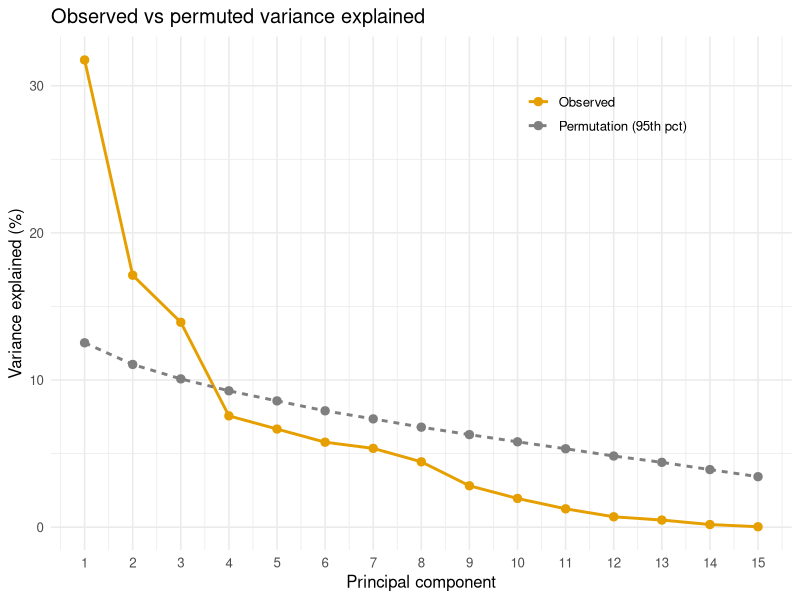
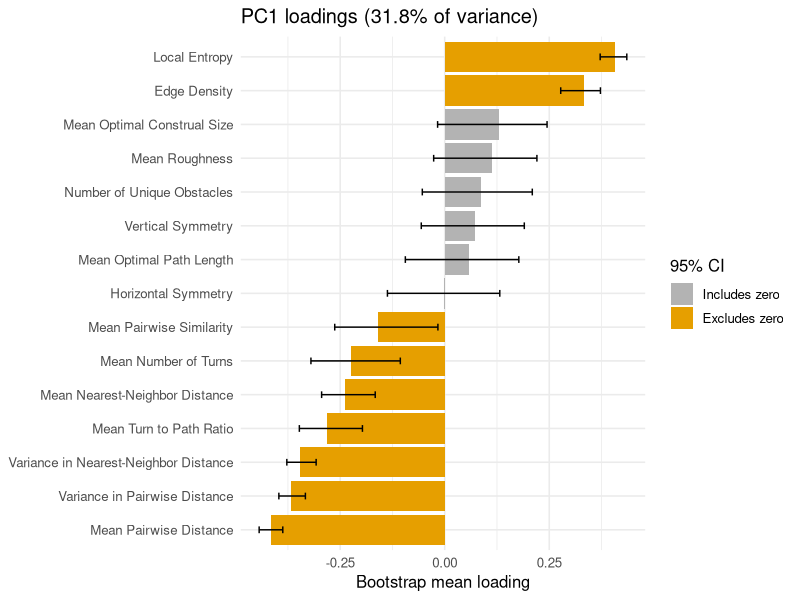
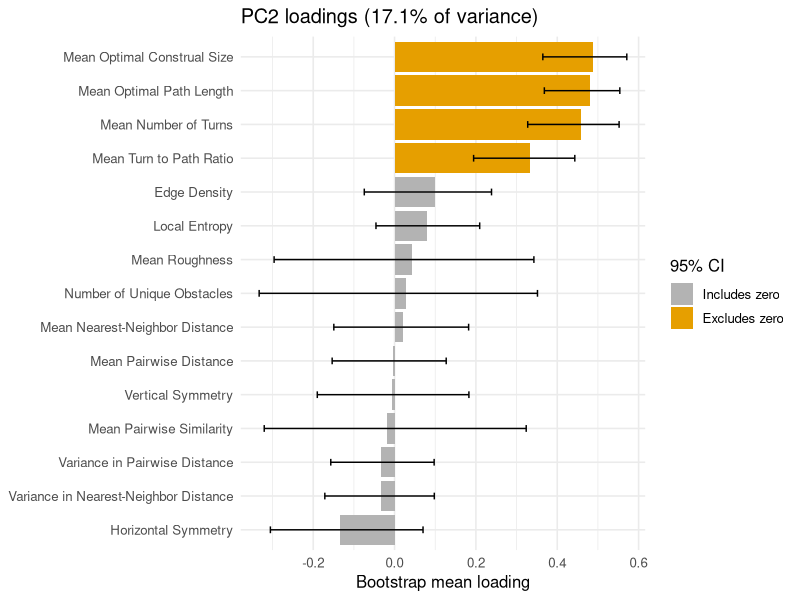
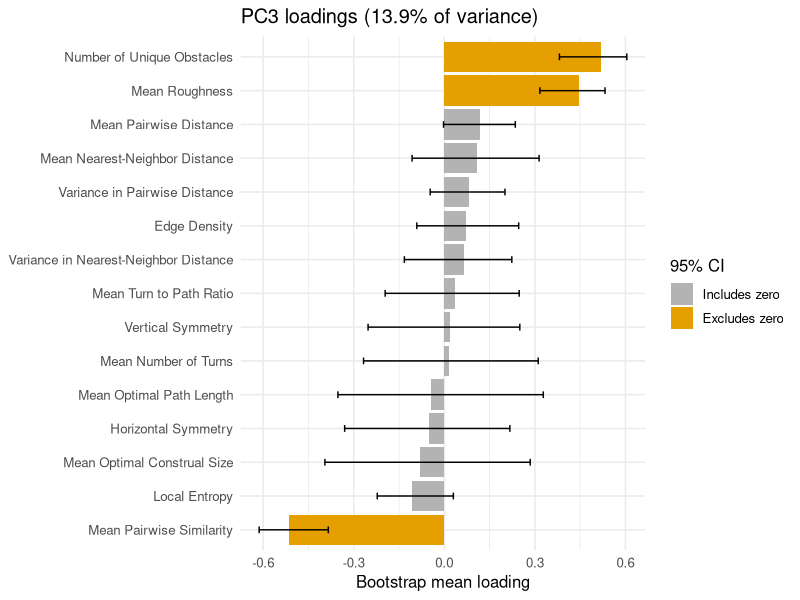
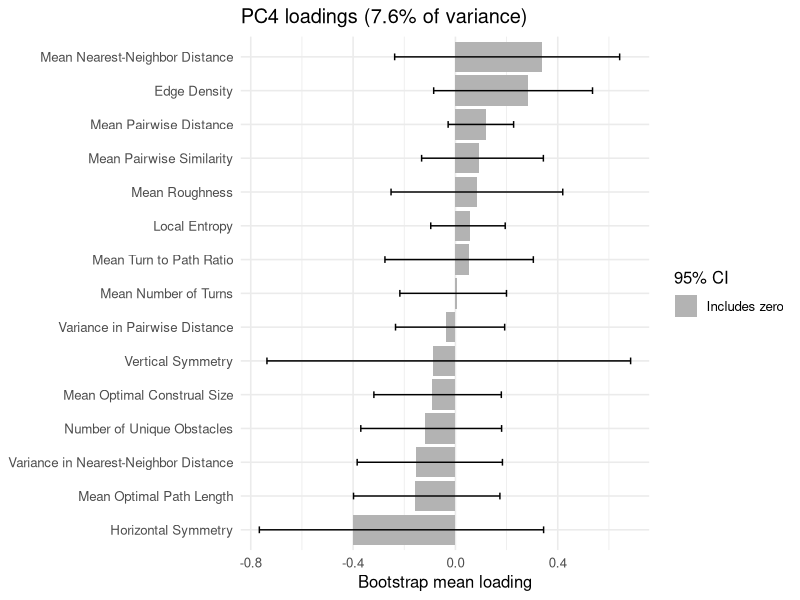

Write the R code that produced these figures, in order.
# PCA of the maze complexity measures
#
# Fits a PCA on the 100 generated layouts (grid-012-l ... grid-111-l), checks
# how many components to keep with a permutation test, bootstraps the loadings,
# and scores every layout - the 24 original mazes are projected onto the
# components fitted on the generated ones.
#
# Run from the repo root:   Rscript maze_pca.R
#
# Input:   metrics/structure_metrics.csv   (one row per layout, from the notebook)
# Outputs: pca/pca_scores.csv          PC scores for all 124 layouts
#          pca/pca_loadings.csv        loadings + bootstrap 95% CIs (PC1-4)
#          pca/pca_variance.csv        variance explained vs permutation null
#          pca/pca_model.rds           the fitted prcomp object
#          docs/pca/PC*_loadings.png, docs/pca/scree_permutation.png

library(ggplot2)
library(boot)

set.seed(123)
N_BOOT <- 1000
N_PERM <- 1000
N_PLOT <- 4          # how many PCs get loading plots / CIs

dir.create("pca", showWarnings = FALSE)
dir.create(file.path("docs", "pca"), recursive = TRUE, showWarnings = FALSE)


# ---------------------------------------------------------------------------
# 1. Data
# ---------------------------------------------------------------------------

metrics <- read.csv("metrics/structure_metrics.csv", stringsAsFactors = FALSE)

# measures that go into the PCA, with readable names for the plots
features <- c(
  horizontal_symmetry         = "Horizontal Symmetry",
  vertical_symmetry           = "Vertical Symmetry",
  n_unique_obs                = "Number of Unique Obstacles",
  edge_density                = "Edge Density",
  local_entropy_3             = "Local Entropy",
  mean_sim                    = "Mean Pairwise Similarity",
  mean_dis                    = "Mean Pairwise Distance",
  mean_roughness              = "Mean Roughness",
  mean_nn_distance            = "Mean Nearest-Neighbor Distance",
  var_pairwise_dist           = "Variance in Pairwise Distance",
  var_nn_dist                 = "Variance in Nearest-Neighbor Distance",
  mean_optimal_path_length    = "Mean Optimal Path Length",
  mean_n_turns                = "Mean Number of Turns",
  mean_turn_to_path_ratio     = "Mean Turn to Path Ratio",
  mean_optimal_construal_size = "Mean Optimal Construal Size"
)

# the 24 original mazes are grid-000 ... grid-011 (-l and -n); everything else
# was generated and is used to fit the PCA
maze_num <- as.integer(sub("^grid-(\\d+)-.*$", "\\1", metrics$base_id))
metrics$set <- ifelse(maze_num < 12, "original", "generated")

X       <- metrics[, names(features)]
train_X <- X[metrics$set == "generated", ]

# drop anything that doesn't vary in the training set (it would break scaling)
keep    <- sapply(train_X, function(x) length(unique(x)) > 1)
train_X <- train_X[, keep]
X       <- X[, keep]
features <- features[keep]
p <- ncol(train_X)

cat(nrow(train_X), "training layouts,", p, "measures\n")


# ---------------------------------------------------------------------------
# 2. PCA
# ---------------------------------------------------------------------------

pca <- prcomp(train_X, center = TRUE, scale. = TRUE)

# The sign of a PC is arbitrary. Fix it so each PC points the same way every
# time it's run: the anchor measure gets a positive loading. Later PCs use
# whichever measure loads most strongly.
anchors <- c(PC1 = "local_entropy_3",
             PC2 = "mean_optimal_path_length",
             PC3 = "n_unique_obs",
             PC4 = "edge_density")

for (j in seq_len(ncol(pca$rotation))) {
  pc <- colnames(pca$rotation)[j]
  anchor <- if (pc %in% names(anchors)) anchors[[pc]] else names(which.max(abs(pca$rotation[, j])))
  if (pca$rotation[anchor, j] < 0) {
    pca$rotation[, j] <- -pca$rotation[, j]
    pca$x[, j]        <- -pca$x[, j]
  }
}

saveRDS(pca, "pca/pca_model.rds")


# ---------------------------------------------------------------------------
# 3. How many PCs? Permutation test (parallel analysis)
# ---------------------------------------------------------------------------
# Shuffle each column independently to break the correlations, refit, and
# compare each observed eigenvalue with what shuffled data gives.

real_eigen <- pca$sdev^2

perm_eigen <- t(replicate(N_PERM, {
  X_perm <- apply(train_X, 2, sample)
  prcomp(X_perm, center = TRUE, scale. = TRUE)$sdev^2
}))

variance <- data.frame(
  PC               = colnames(pca$rotation),
  eigenvalue       = real_eigen,
  var_explained    = 100 * real_eigen / sum(real_eigen),
  perm_mean        = 100 * colMeans(perm_eigen) / p,
  perm_95          = 100 * apply(perm_eigen, 2, quantile, 0.95) / p,
  p_value          = sapply(seq_len(p), function(j) mean(perm_eigen[, j] >= real_eigen[j]))
)
variance$cumulative <- cumsum(variance$var_explained)
write.csv(variance, "pca/pca_variance.csv", row.names = FALSE)
print(head(variance, 6), digits = 3)

scree <- rbind(
  data.frame(PC = seq_len(p), variance = variance$var_explained, type = "Observed"),
  data.frame(PC = seq_len(p), variance = variance$perm_95, type = "Permutation (95th pct)")
)
g <- ggplot(scree, aes(PC, variance, colour = type, linetype = type)) +
  geom_line(linewidth = 1) +
  geom_point(size = 2.5) +
  scale_colour_manual(values = c("Observed" = "#E69F00", "Permutation (95th pct)" = "grey50")) +
  scale_x_continuous(breaks = seq_len(p)) +
  labs(x = "Principal component", y = "Variance explained (%)", colour = NULL, linetype = NULL,
       title = "Observed vs permuted variance explained") +
  theme_minimal(base_size = 12) +
  theme(legend.position = c(0.75, 0.85))
ggsave("docs/pca/scree_permutation.png", g, width = 7, height = 4.5, dpi = 200)


# ---------------------------------------------------------------------------
# 4. Bootstrap the loadings
# ---------------------------------------------------------------------------
# Resample layouts, refit, and line each bootstrap PC up with the main fit
# (flip it if it points the other way) before taking means and 95% CIs.

boot_rotation <- function(data, idx) {
  as.vector(prcomp(data[idx, ], center = TRUE, scale. = TRUE)$rotation)
}
boot_res <- boot(train_X, boot_rotation, R = N_BOOT)

loadings <- do.call(rbind, lapply(seq_len(N_PLOT), function(j) {
  B   <- boot_res$t[, ((j - 1) * p + 1):(j * p)]
  ref <- pca$rotation[, j]
  flip <- sign(B %*% ref)
  flip[flip == 0] <- 1
  B <- B * as.vector(flip)
  data.frame(
    PC        = paste0("PC", j),
    variable  = colnames(train_X),
    label     = unname(features[colnames(train_X)]),
    loading   = ref,
    boot_mean = colMeans(B),
    lower     = apply(B, 2, quantile, 0.025),
    upper     = apply(B, 2, quantile, 0.975),
    row.names = NULL
  )
}))
loadings$ci_excludes_zero <- loadings$lower > 0 | loadings$upper < 0
write.csv(loadings, "pca/pca_loadings.csv", row.names = FALSE)

for (j in seq_len(N_PLOT)) {
  d <- loadings[loadings$PC == paste0("PC", j), ]
  g <- ggplot(d, aes(x = reorder(label, boot_mean), y = boot_mean, fill = ci_excludes_zero)) +
    geom_col() +
    geom_errorbar(aes(ymin = lower, ymax = upper), width = 0.2) +
    scale_fill_manual(values = c("TRUE" = "#E69F00", "FALSE" = "grey70"),
                      labels = c("TRUE" = "Excludes zero", "FALSE" = "Includes zero"),
                      name = "95% CI") +
    coord_flip() +
    labs(title = sprintf("PC%d loadings (%.1f%% of variance)", j, variance$var_explained[j]),
         x = NULL, y = "Bootstrap mean loading") +
    theme_minimal(base_size = 12)
  ggsave(sprintf("docs/pca/PC%d_loadings.png", j), g, width = 8, height = 5, dpi = 200)
}


# ---------------------------------------------------------------------------
# 5. Scores for every layout
# ---------------------------------------------------------------------------
# The originals weren't used to fit the PCA; predict() projects them with the
# training centre/scale and rotation.

scores <- predict(pca, X)
out <- data.frame(base_id = metrics$base_id, set = metrics$set, round(scores, 4))
write.csv(out, "pca/pca_scores.csv", row.names = FALSE)

cat("done - wrote pca/pca_*.csv and docs/pca/*.png\n")
